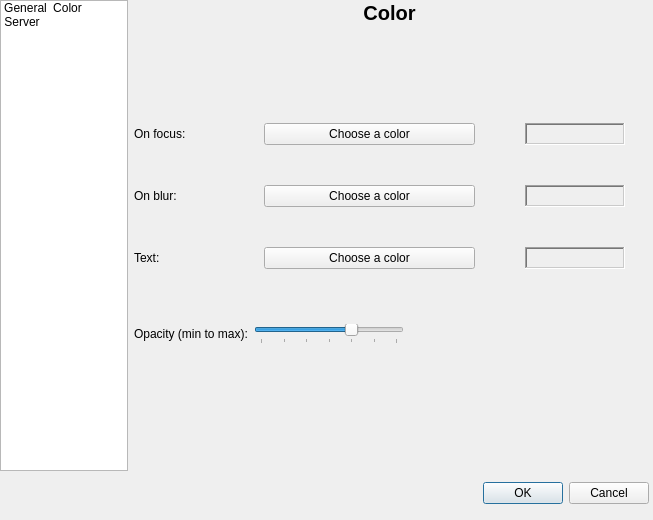
<?xml version="1.0" encoding="UTF-8"?>
<ui version="4.0">
 <class>SettingsDialog</class>
 <widget class="QDialog" name="SettingsDialog">
  <property name="windowModality">
   <enum>Qt::WindowModal</enum>
  </property>
  <property name="geometry">
   <rect>
    <x>0</x>
    <y>0</y>
    <width>653</width>
    <height>520</height>
   </rect>
  </property>
  <property name="sizePolicy">
   <sizepolicy hsizetype="Fixed" vsizetype="Fixed">
    <horstretch>0</horstretch>
    <verstretch>0</verstretch>
   </sizepolicy>
  </property>
  <property name="minimumSize">
   <size>
    <width>653</width>
    <height>520</height>
   </size>
  </property>
  <property name="maximumSize">
   <size>
    <width>653</width>
    <height>520</height>
   </size>
  </property>
  <property name="windowTitle">
   <string>Settings</string>
  </property>
  <property name="windowIcon">
   <iconset>
    <normaloff>:/images/systray-transparent-32x32.png</normaloff>:/images/systray-transparent-32x32.png</iconset>
  </property>
  <widget class="QWidget" name="verticalLayoutWidget">
   <property name="geometry">
    <rect>
     <x>0</x>
     <y>0</y>
     <width>651</width>
     <height>471</height>
    </rect>
   </property>
   <layout class="QVBoxLayout" name="verticalLayout">
    <item>
     <layout class="QHBoxLayout" name="horizontalLayout">
      <item>
       <widget class="QListWidget" name="confList">
        <property name="sizePolicy">
         <sizepolicy hsizetype="Fixed" vsizetype="Expanding">
          <horstretch>0</horstretch>
          <verstretch>0</verstretch>
         </sizepolicy>
        </property>
        <property name="maximumSize">
         <size>
          <width>128</width>
          <height>16777215</height>
         </size>
        </property>
        <property name="iconSize">
         <size>
          <width>76</width>
          <height>79</height>
         </size>
        </property>
        <property name="movement">
         <enum>QListView::Static</enum>
        </property>
        <property name="spacing">
         <number>17</number>
        </property>
        <property name="viewMode">
         <enum>QListView::IconMode</enum>
        </property>
        <item>
         <property name="text">
          <string>General</string>
         </property>
         <property name="icon">
          <iconset>
           <normaloff>:/images/settings/parameter.png</normaloff>:/images/settings/parameter.png</iconset>
         </property>
        </item>
        <item>
         <property name="text">
          <string>Color</string>
         </property>
         <property name="icon">
          <iconset>
           <normaloff>:/images/settings/color.png</normaloff>:/images/settings/color.png</iconset>
         </property>
        </item>
        <item>
         <property name="text">
          <string>Server</string>
         </property>
         <property name="icon">
          <iconset>
           <normaloff>:/images/settings/network.png</normaloff>:/images/settings/network.png</iconset>
         </property>
        </item>
       </widget>
      </item>
      <item>
       <widget class="QStackedWidget" name="confStack">
        <property name="sizePolicy">
         <sizepolicy hsizetype="Preferred" vsizetype="Preferred">
          <horstretch>0</horstretch>
          <verstretch>0</verstretch>
         </sizepolicy>
        </property>
        <property name="frameShape">
         <enum>QFrame::NoFrame</enum>
        </property>
        <property name="frameShadow">
         <enum>QFrame::Plain</enum>
        </property>
        <property name="currentIndex">
         <number>1</number>
        </property>
        <widget class="QWidget" name="General">
         <widget class="QWidget" name="verticalLayoutWidget_2">
          <property name="geometry">
           <rect>
            <x>0</x>
            <y>0</y>
            <width>511</width>
            <height>451</height>
           </rect>
          </property>
          <layout class="QVBoxLayout" name="verticalLayout_2">
           <item>
            <widget class="QLabel" name="generalLabel">
             <property name="maximumSize">
              <size>
               <width>16777215</width>
               <height>25</height>
              </size>
             </property>
             <property name="font">
              <font>
               <pointsize>15</pointsize>
               <weight>75</weight>
               <bold>true</bold>
              </font>
             </property>
             <property name="text">
              <string>General</string>
             </property>
             <property name="alignment">
              <set>Qt::AlignCenter</set>
             </property>
            </widget>
           </item>
           <item>
            <layout class="QFormLayout" name="formLayout_5">
             <property name="labelAlignment">
              <set>Qt::AlignCenter</set>
             </property>
             <property name="formAlignment">
              <set>Qt::AlignCenter</set>
             </property>
             <item row="0" column="0">
              <widget class="QLabel" name="label_2">
               <property name="text">
                <string>Language:</string>
               </property>
              </widget>
             </item>
             <item row="0" column="1">
              <widget class="QComboBox" name="languageComboBox">
               <property name="maximumSize">
                <size>
                 <width>150</width>
                 <height>16777215</height>
                </size>
               </property>
               <item>
                <property name="text">
                 <string>English</string>
                </property>
               </item>
               <item>
                <property name="text">
                 <string>Français</string>
                </property>
               </item>
              </widget>
             </item>
            </layout>
           </item>
           <item>
            <widget class="QGroupBox" name="defaultGroupBox">
             <property name="title">
              <string>Default Boxes</string>
             </property>
             <widget class="QWidget" name="formLayoutWidget">
              <property name="geometry">
               <rect>
                <x>10</x>
                <y>20</y>
                <width>491</width>
                <height>101</height>
               </rect>
              </property>
              <layout class="QFormLayout" name="formLayout">
               <property name="labelAlignment">
                <set>Qt::AlignLeading|Qt::AlignLeft|Qt::AlignVCenter</set>
               </property>
               <property name="formAlignment">
                <set>Qt::AlignCenter</set>
               </property>
               <item row="0" column="0">
                <widget class="QLabel" name="label">
                 <property name="text">
                  <string>Number of squares:</string>
                 </property>
                 <property name="alignment">
                  <set>Qt::AlignLeading|Qt::AlignLeft|Qt::AlignVCenter</set>
                 </property>
                </widget>
               </item>
               <item row="0" column="1">
                <widget class="QSpinBox" name="squareNumberBox">
                 <property name="maximumSize">
                  <size>
                   <width>50</width>
                   <height>16777215</height>
                  </size>
                 </property>
                 <property name="minimum">
                  <number>3</number>
                 </property>
                 <property name="maximum">
                  <number>10</number>
                 </property>
                </widget>
               </item>
              </layout>
             </widget>
            </widget>
           </item>
           <item>
            <widget class="QCheckBox" name="customCheck">
             <property name="text">
              <string>Disable Custom Boxes Mode</string>
             </property>
             <property name="checked">
              <bool>false</bool>
             </property>
            </widget>
           </item>
           <item>
            <widget class="QGroupBox" name="customGroupBox">
             <property name="title">
              <string>Custom Boxes</string>
             </property>
             <widget class="QWidget" name="formLayoutWidget_2">
              <property name="geometry">
               <rect>
                <x>10</x>
                <y>20</y>
                <width>491</width>
                <height>101</height>
               </rect>
              </property>
              <layout class="QFormLayout" name="formLayout_2">
               <property name="fieldGrowthPolicy">
                <enum>QFormLayout::AllNonFixedFieldsGrow</enum>
               </property>
               <property name="formAlignment">
                <set>Qt::AlignCenter</set>
               </property>
               <item row="0" column="0">
                <widget class="QLabel" name="customXMLPathLabel">
                 <property name="text">
                  <string>Define the XML Path:</string>
                 </property>
                </widget>
               </item>
               <item row="0" column="1">
                <layout class="QHBoxLayout" name="horizontalLayout_2">
                 <item>
                  <widget class="QLineEdit" name="customXMLPathLine">
                   <property name="echoMode">
                    <enum>QLineEdit::Normal</enum>
                   </property>
                  </widget>
                 </item>
                 <item>
                  <widget class="QPushButton" name="customXMLPathButton">
                   <property name="text">
                    <string>Browse...</string>
                   </property>
                  </widget>
                 </item>
                </layout>
               </item>
              </layout>
             </widget>
            </widget>
           </item>
          </layout>
         </widget>
        </widget>
        <widget class="QWidget" name="Color">
         <widget class="QWidget" name="verticalLayoutWidget_3">
          <property name="geometry">
           <rect>
            <x>0</x>
            <y>0</y>
            <width>511</width>
            <height>451</height>
           </rect>
          </property>
          <layout class="QVBoxLayout" name="verticalLayout_3">
           <item>
            <widget class="QLabel" name="colorLabel">
             <property name="maximumSize">
              <size>
               <width>16777215</width>
               <height>25</height>
              </size>
             </property>
             <property name="font">
              <font>
               <pointsize>15</pointsize>
               <weight>75</weight>
               <bold>true</bold>
              </font>
             </property>
             <property name="text">
              <string>Color</string>
             </property>
             <property name="alignment">
              <set>Qt::AlignCenter</set>
             </property>
            </widget>
           </item>
           <item>
            <layout class="QFormLayout" name="formLayout_3">
             <property name="fieldGrowthPolicy">
              <enum>QFormLayout::AllNonFixedFieldsGrow</enum>
             </property>
             <property name="formAlignment">
              <set>Qt::AlignCenter</set>
             </property>
             <property name="verticalSpacing">
              <number>40</number>
             </property>
             <item row="0" column="0">
              <widget class="QLabel" name="label_4">
               <property name="text">
                <string>On focus:</string>
               </property>
              </widget>
             </item>
             <item row="0" column="1">
              <layout class="QHBoxLayout" name="horizontalLayout_4">
               <property name="spacing">
                <number>50</number>
               </property>
               <property name="leftMargin">
                <number>10</number>
               </property>
               <property name="rightMargin">
                <number>20</number>
               </property>
               <item>
                <widget class="QPushButton" name="colorFocusButton">
                 <property name="text">
                  <string>Choose a color</string>
                 </property>
                </widget>
               </item>
               <item>
                <widget class="QLabel" name="colorFocusLabel">
                 <property name="maximumSize">
                  <size>
                   <width>100</width>
                   <height>16777215</height>
                  </size>
                 </property>
                 <property name="frameShape">
                  <enum>QFrame::WinPanel</enum>
                 </property>
                 <property name="frameShadow">
                  <enum>QFrame::Sunken</enum>
                 </property>
                 <property name="text">
                  <string/>
                 </property>
                </widget>
               </item>
              </layout>
             </item>
             <item row="1" column="0">
              <widget class="QLabel" name="label_5">
               <property name="text">
                <string>On blur:</string>
               </property>
              </widget>
             </item>
             <item row="1" column="1">
              <layout class="QHBoxLayout" name="horizontalLayout_5">
               <property name="spacing">
                <number>50</number>
               </property>
               <property name="leftMargin">
                <number>10</number>
               </property>
               <property name="rightMargin">
                <number>20</number>
               </property>
               <item>
                <widget class="QPushButton" name="colorBlurButton">
                 <property name="text">
                  <string>Choose a color</string>
                 </property>
                </widget>
               </item>
               <item>
                <widget class="QLabel" name="colorBlurLabel">
                 <property name="maximumSize">
                  <size>
                   <width>100</width>
                   <height>16777215</height>
                  </size>
                 </property>
                 <property name="frameShape">
                  <enum>QFrame::WinPanel</enum>
                 </property>
                 <property name="frameShadow">
                  <enum>QFrame::Sunken</enum>
                 </property>
                 <property name="lineWidth">
                  <number>1</number>
                 </property>
                 <property name="text">
                   <string/>
                 </property>
                </widget>
               </item>
              </layout>
             </item>
             <item row="2" column="0">
              <widget class="QLabel" name="label_6">
               <property name="text">
                <string>Text:</string>
               </property>
              </widget>
             </item>
             <item row="2" column="1">
              <layout class="QHBoxLayout" name="horizontalLayout_215">
               <property name="spacing">
                <number>50</number>
               </property>
               <property name="leftMargin">
                <number>10</number>
               </property>
               <property name="rightMargin">
                <number>20</number>
               </property>
               <item>
                <widget class="QPushButton" name="colorTextButton">
                 <property name="text">
                  <string>Choose a color</string>
                 </property>
                </widget>
               </item>
               <item>
                <widget class="QLabel" name="colorTextLabel">
                 <property name="maximumSize">
                  <size>
                   <width>100</width>
                   <height>16777215</height>
                  </size>
                 </property>
                 <property name="frameShape">
                  <enum>QFrame::WinPanel</enum>
                 </property>
                 <property name="frameShadow">
                  <enum>QFrame::Sunken</enum>
                 </property>
                 <property name="lineWidth">
                  <number>1</number>
                 </property>
                 <property name="text">
                   <string/>
                 </property>
                </widget>
               </item>
              </layout>
             </item>
             <item row="3" column="0">
              <widget class="QLabel" name="label_7">
               <property name="minimumSize">
                <size>
                 <width>0</width>
                 <height>50</height>
                </size>
               </property>
               <property name="text">
                <string>Opacity (min to max):</string>
               </property>
              </widget>
             </item>
             <item row="3" column="1">
              <layout class="QHBoxLayout" name="horizontalLayout_3">
               <property name="spacing">
                <number>50</number>
               </property>
               <item>
                <widget class="QSlider" name="colorOpacitySlider">
                 <property name="maximumSize">
                  <size>
                   <width>150</width>
                   <height>16777215</height>
                  </size>
                 </property>
                 <property name="minimum">
                  <number>10</number>
                 </property>
                 <property name="maximum">
                  <number>70</number>
                 </property>
                 <property name="value">
                  <number>50</number>
                 </property>
                 <property name="sliderPosition">
                  <number>50</number>
                 </property>
                 <property name="tracking">
                  <bool>true</bool>
                 </property>
                 <property name="orientation">
                  <enum>Qt::Horizontal</enum>
                 </property>
                 <property name="invertedAppearance">
                  <bool>false</bool>
                 </property>
                 <property name="invertedControls">
                  <bool>false</bool>
                 </property>
                 <property name="tickPosition">
                  <enum>QSlider::TicksBelow</enum>
                 </property>
                </widget>
               </item>
               <item>
                <widget class="QLabel" name="colorOpacityLabel">
                 <property name="minimumSize">
                  <size>
                   <width>50</width>
                   <height>50</height>
                  </size>
                 </property>
                 <property name="maximumSize">
                  <size>
                   <width>50</width>
                   <height>50</height>
                  </size>
                 </property>
                 <property name="text">
                  <string/>
                 </property>
                </widget>
               </item>
              </layout>
             </item>
            </layout>
           </item>
          </layout>
         </widget>
        </widget>
        <widget class="QWidget" name="Network">
         <widget class="QWidget" name="verticalLayoutWidget_4">
          <property name="geometry">
           <rect>
            <x>0</x>
            <y>0</y>
            <width>511</width>
            <height>451</height>
           </rect>
          </property>
          <layout class="QVBoxLayout" name="verticalLayout_4">
           <item>
            <widget class="QLabel" name="networkLabel">
             <property name="maximumSize">
              <size>
               <width>16777215</width>
               <height>25</height>
              </size>
             </property>
             <property name="font">
              <font>
               <pointsize>15</pointsize>
               <weight>75</weight>
               <bold>true</bold>
              </font>
             </property>
             <property name="text">
              <string>Server</string>
             </property>
             <property name="alignment">
              <set>Qt::AlignCenter</set>
             </property>
            </widget>
           </item>
           <item>
            <layout class="QVBoxLayout" name="verticalLayout_6">
             <item>
              <widget class="QGroupBox" name="proxyGroupBox">
               <property name="enabled">
                <bool>true</bool>
               </property>
               <property name="title">
                <string>Server setting</string>
               </property>
               <widget class="QWidget" name="formLayoutWidget_4">
                <property name="geometry">
                 <rect>
                  <x>9</x>
                  <y>19</y>
                  <width>491</width>
                  <height>371</height>
                 </rect>
                </property>
                <layout class="QFormLayout" name="formLayout_4">
                 <property name="fieldGrowthPolicy">
                  <enum>QFormLayout::AllNonFixedFieldsGrow</enum>
                 </property>
                 <property name="labelAlignment">
                  <set>Qt::AlignLeading|Qt::AlignLeft|Qt::AlignVCenter</set>
                 </property>
                 <property name="formAlignment">
                  <set>Qt::AlignCenter</set>
                 </property>
                 <property name="verticalSpacing">
                  <number>40</number>
                 </property>
                 <item row="0" column="0">
                  <widget class="QLabel" name="label_8">
                   <property name="text">
                    <string>Port:</string>
                   </property>
                  </widget>
                 </item>
                 <item row="0" column="1">
                  <widget class="QSpinBox" name="serverPort">
                   <property name="maximumSize">
                    <size>
                     <width>150</width>
                     <height>16777215</height>
                    </size>
                   </property>
                   <property name="minimum">
                    <number>0</number>
                   </property>
                   <property name="maximum">
                    <number>65535</number>
                   </property>
                   <property name="value">
                    <number>5900</number>
                   </property>
                  </widget>
                 </item>
                 <item row="1" column="1">
                  <widget class="QLineEdit" name="serverPassword">
                   <property name="enabled">
                    <bool>false</bool>
                   </property>
                   <property name="maximumSize">
                    <size>
                     <width>150</width>
                     <height>16777215</height>
                    </size>
                   </property>
                   <property name="echoMode">
                    <enum>QLineEdit::Password</enum>
                   </property>
                  </widget>
                 </item>
                 <item row="1" column="0">
                  <widget class="QCheckBox" name="serverPasswordCheckBox">
                   <property name="text">
                    <string>Require the user to enter this password:</string>
                   </property>
                  </widget>
                 </item>
                </layout>
               </widget>
              </widget>
             </item>
            </layout>
           </item>
          </layout>
         </widget>
        </widget>
       </widget>
      </item>
     </layout>
    </item>
   </layout>
  </widget>
  <widget class="QDialogButtonBox" name="buttonBox">
   <property name="geometry">
    <rect>
     <x>0</x>
     <y>480</y>
     <width>649</width>
     <height>27</height>
    </rect>
   </property>
   <property name="standardButtons">
    <set>QDialogButtonBox::Cancel|QDialogButtonBox::Ok</set>
   </property>
  </widget>
 </widget>
 <resources/>
 <connections>
  <connection>
   <sender>customCheck</sender>
   <signal>clicked(bool)</signal>
   <receiver>customGroupBox</receiver>
   <slot>setDisabled(bool)</slot>
   <hints>
    <hint type="sourcelabel">
     <x>391</x>
     <y>240</y>
    </hint>
    <hint type="destinationlabel">
     <x>391</x>
     <y>353</y>
    </hint>
   </hints>
  </connection>
  <connection>
   <sender>serverPasswordCheckBox</sender>
   <signal>clicked(bool)</signal>
   <receiver>serverPassword</receiver>
   <slot>setEnabled(bool)</slot>
   <hints>
    <hint type="sourcelabel">
     <x>317</x>
     <y>270</y>
    </hint>
    <hint type="destinationlabel">
     <x>541</x>
     <y>273</y>
    </hint>
   </hints>
  </connection>
 </connections>
</ui>
